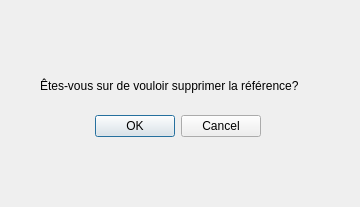
<?xml version="1.0" encoding="UTF-8"?>
<ui version="4.0">
 <class>Confirmation_Interface</class>
 <widget class="QDialog" name="Confirmation_Interface">
  <property name="geometry">
   <rect>
    <x>0</x>
    <y>0</y>
    <width>360</width>
    <height>207</height>
   </rect>
  </property>
  <property name="windowTitle">
   <string>Confirmation_Interface</string>
  </property>
  <widget class="QDialogButtonBox" name="buttonBox">
   <property name="geometry">
    <rect>
     <x>80</x>
     <y>110</y>
     <width>181</width>
     <height>32</height>
    </rect>
   </property>
   <property name="orientation">
    <enum>Qt::Horizontal</enum>
   </property>
   <property name="standardButtons">
    <set>QDialogButtonBox::Cancel|QDialogButtonBox::Ok</set>
   </property>
  </widget>
  <widget class="QLabel" name="label">
   <property name="geometry">
    <rect>
     <x>40</x>
     <y>60</y>
     <width>291</width>
     <height>51</height>
    </rect>
   </property>
   <property name="text">
    <string>Êtes-vous sur de vouloir supprimer la référence?</string>
   </property>
  </widget>
 </widget>
 <resources/>
 <connections>
  <connection>
   <sender>buttonBox</sender>
   <signal>accepted()</signal>
   <receiver>Confirmation_Interface</receiver>
   <slot>accept()</slot>
   <hints>
    <hint type="sourcelabel">
     <x>248</x>
     <y>254</y>
    </hint>
    <hint type="destinationlabel">
     <x>157</x>
     <y>274</y>
    </hint>
   </hints>
  </connection>
  <connection>
   <sender>buttonBox</sender>
   <signal>rejected()</signal>
   <receiver>Confirmation_Interface</receiver>
   <slot>reject()</slot>
   <hints>
    <hint type="sourcelabel">
     <x>316</x>
     <y>260</y>
    </hint>
    <hint type="destinationlabel">
     <x>286</x>
     <y>274</y>
    </hint>
   </hints>
  </connection>
 </connections>
</ui>
